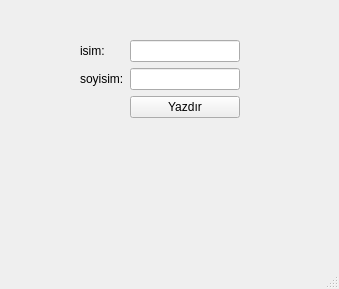
<?xml version="1.0" encoding="UTF-8"?>
<ui version="4.0">
 <class>MainWindow</class>
 <widget class="QMainWindow" name="MainWindow">
  <property name="geometry">
   <rect>
    <x>0</x>
    <y>0</y>
    <width>339</width>
    <height>289</height>
   </rect>
  </property>
  <property name="windowTitle">
   <string>İlk Proje</string>
  </property>
  <widget class="QWidget" name="centralwidget">
   <widget class="QWidget" name="formLayoutWidget">
    <property name="geometry">
     <rect>
      <x>80</x>
      <y>40</y>
      <width>160</width>
      <height>151</height>
     </rect>
    </property>
    <layout class="QFormLayout" name="formLayout">
     <item row="0" column="0">
      <widget class="QLabel" name="lbl_isim">
       <property name="text">
        <string>isim:</string>
       </property>
      </widget>
     </item>
     <item row="0" column="1">
      <widget class="QLineEdit" name="txt_isim"/>
     </item>
     <item row="1" column="0">
      <widget class="QLabel" name="lbl_soyisim">
       <property name="text">
        <string>soyisim:</string>
       </property>
      </widget>
     </item>
     <item row="1" column="1">
      <widget class="QLineEdit" name="txt_soyisim"/>
     </item>
     <item row="2" column="1">
      <widget class="QPushButton" name="buton">
       <property name="text">
        <string>Yazdır</string>
       </property>
      </widget>
     </item>
     <item row="3" column="1">
      <widget class="QLabel" name="lbl_sonuc">
       <property name="text">
        <string/>
       </property>
      </widget>
     </item>
    </layout>
   </widget>
  </widget>
  <widget class="QMenuBar" name="menubar">
   <property name="geometry">
    <rect>
     <x>0</x>
     <y>0</y>
     <width>339</width>
     <height>18</height>
    </rect>
   </property>
  </widget>
  <widget class="QStatusBar" name="statusbar"/>
 </widget>
 <resources/>
 <connections/>
</ui>
